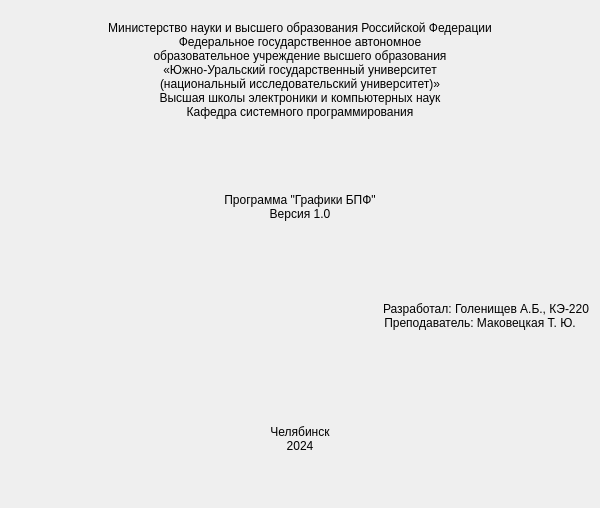
<?xml version="1.0" encoding="UTF-8"?>
<ui version="4.0">
 <class>prog_info</class>
 <widget class="QWidget" name="prog_info">
  <property name="geometry">
   <rect>
    <x>0</x>
    <y>0</y>
    <width>600</width>
    <height>508</height>
   </rect>
  </property>
  <property name="minimumSize">
   <size>
    <width>600</width>
    <height>508</height>
   </size>
  </property>
  <property name="maximumSize">
   <size>
    <width>600</width>
    <height>508</height>
   </size>
  </property>
  <property name="windowTitle">
   <string>О программе - Графики БПФ</string>
  </property>
  <layout class="QGridLayout" name="gridLayout">
   <item row="0" column="0">
    <layout class="QVBoxLayout" name="verticalLayout">
     <item>
      <widget class="QLabel" name="label">
       <property name="text">
        <string>Министерство науки и высшего образования Российской Федерации
Федеральное государственное автономное 
образовательное учреждение высшего образования 
«Южно-Уральский государственный университет
(национальный исследовательский университет)»
Высшая школы электроники и компьютерных наук
Кафедра системного программирования</string>
       </property>
       <property name="alignment">
        <set>Qt::AlignCenter</set>
       </property>
      </widget>
     </item>
     <item>
      <widget class="QLabel" name="label_2">
       <property name="text">
        <string>

Программа &quot;Графики БПФ&quot;
Версия 1.0</string>
       </property>
       <property name="alignment">
        <set>Qt::AlignCenter</set>
       </property>
      </widget>
     </item>
     <item>
      <widget class="QLabel" name="label_3">
       <property name="text">
        <string>Разработал: Голенищев А.Б., КЭ-220
Преподаватель: Маковецкая Т. Ю.    </string>
       </property>
       <property name="alignment">
        <set>Qt::AlignRight|Qt::AlignTrailing|Qt::AlignVCenter</set>
       </property>
       <property name="margin">
        <number>30</number>
       </property>
      </widget>
     </item>
     <item>
      <widget class="QLabel" name="label_4">
       <property name="text">
        <string>Челябинск
2024</string>
       </property>
       <property name="alignment">
        <set>Qt::AlignCenter</set>
       </property>
      </widget>
     </item>
    </layout>
   </item>
  </layout>
 </widget>
 <resources/>
 <connections/>
</ui>
